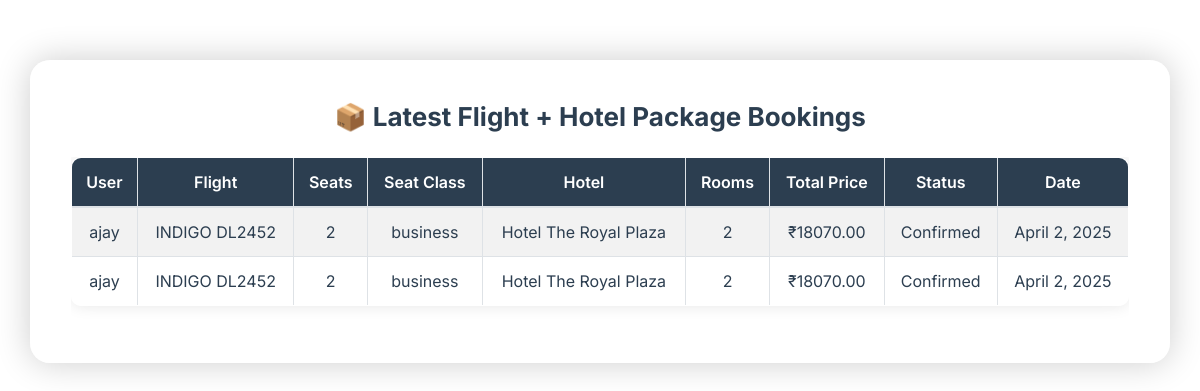
/pack/, run on the app's committed database.
### travelapp/models.py (models this page shows, shortened)
class BookPackage(models.Model):
    username_id = models.ForeignKey(User, on_delete=models.CASCADE)
    seat = models.IntegerField(default=1)
    flight = models.ForeignKey(Flights, on_delete=models.CASCADE)  # FK to Flights model
    hotel_name = models.ForeignKey(Hotels, on_delete=models.CASCADE)  # FK to Hotels model
    room = models.IntegerField(default=1)
    seat_class = models.CharField(
        max_length=10,
        choices=[('economy', 'Economy'), ('business', 'Business')],
        default='economy'
    )
    date = models.DateField()  # Changed to DateField for better date handling
    total_price = models.DecimalField(max_digits=12, decimal_places=2, blank=True, null=True)
    status = models.CharField(
        max_length=20,
        choices=[("pending", "Pending"), ("confirmed", "Confirmed")],
        default="Confirmed"
    )

class Flights(models.Model):
    id = models.AutoField(primary_key=True)
    source = models.CharField(max_length=200)
    destination = models.CharField(max_length=200)
    flight_num = models.CharField(max_length=10, unique=True)  # Ensuring unique flight numbers
    city = models.ForeignKey(City, on_delete=models.CASCADE)  # ✅ Added City back
    eprice = models.IntegerField(default=0, null=True, blank=True)  # Economy price
    bprice = models.IntegerField(default=0, null=True, blank=True)  # Business price
    economy_seats = models.IntegerField(default=0)  # Total economy seats
    business_seats = models.IntegerField(default=0)  # Total business seats
    dept_time = models.TimeField()
    dest_time = models.TimeField()
    company = models.CharField(max_length=15, default=" ")
    def __str__(self):
        return f"{self.company} {self.flight_num}"

class Hotels(models.Model):
    id = models.AutoField(primary_key=True)
    city = models.ForeignKey(City,on_delete=models.CASCADE)
    hotel_name = models.CharField(max_length=200)
    hotel_address = models.CharField(max_length=500)
    hotel_price = models.IntegerField(null=True)
    hotel_rating = models.IntegerField(null=True)
    amenities = models.CharField(max_length=500)
    distfromap = models.IntegerField(null=True)
    rooms = models.IntegerField(default=0)
    image1 = models.ImageField(null=True,upload_to='img/')
    def __str__(self):
        return self.hotel_name

### travelapp/views.py (the view)
# urls.py: path('pack/', views.admin_packages, name='admin_packages'),
def admin_packages(request):
    latest_package_bookings = BookPackage.objects.select_related('username_id').order_by('-date')
    return render(request, 'adminpackages.html', {
        'latest_package_bookings': latest_package_bookings
    })

### templates/adminpackages.html (shortened to what this page needs)
{% extends "index.html" %}
{% load static %}
{% block content %}
<div class="container content-panel">
  <h4>📦 Latest Flight + Hotel Package Bookings</h4>
  <div class="table-container">
    <table class="table table-bordered table-striped">
      <thead>
        <tr>
          <th>User</th>
          <th>Flight</th>
          <th>Seats</th>
          <th>Seat Class</th>
          <th>Hotel</th>
          <th>Rooms</th>
          <th>Total Price</th>
          <th>Status</th>
          <th>Date</th>
        </tr>
      </thead>
      <tbody>
        {% for b in latest_package_bookings %}
          <tr>
            <td>{{ b.username_id.username }}</td>
            <td>{{ b.flight }}</td>
            <td>{{ b.seat }}</td>
            <td>{{ b.seat_class }}</td>
            <td>{{ b.hotel_name }}</td>
            <td>{{ b.room }}</td>
            <td>₹{{ b.total_price }}</td>
            <td>{{ b.status }}</td>
            <td>{{ b.date }}</td>
          </tr>
        {% empty %}
          <tr><td colspan="6" class="text-center">No package bookings found.</td></tr>
        {% endfor %}
      </tbody>
    </table>
  </div>
</div>
{% endblock %}

### static/css/style.css (style rules this page uses)
html,body { font-family: 'Viga'; }

### data on the page
BookPackage: username_id.username "ajay", flight "INDIGO DL2452", seat "2", seat_class "business", hotel_name "Hotel The Royal Plaza", room "2", total_price "18070.00", status "Confirmed", date "April 2, 2025"
BookPackage: username_id.username "ajay", flight "INDIGO DL2452", seat "2", seat_class "business", hotel_name "Hotel The Royal Plaza", room "2", total_price "18070.00", status "Confirmed", date "April 2, 2025"
